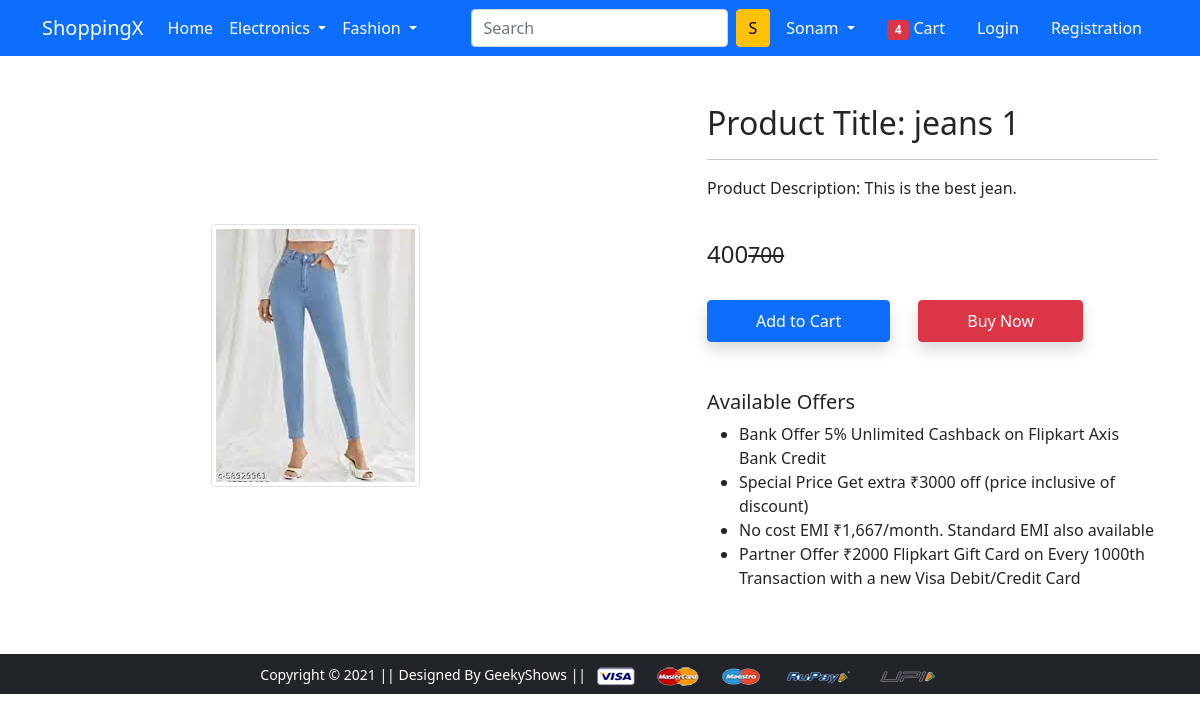
Screenshot of /product-detail/1 with the database file from the repository.
### app/models.py (models this page shows, shortened)
class Product(models.Model):
    title = models.CharField(max_length=200)
    selling_price = models.IntegerField()
    discounted_price = models.IntegerField()
    description = models.TextField()
    brand = models.CharField(max_length=100)
    category = models.CharField(choices=CATEGORY_CHOICES, max_length=2)
    product_image = models.ImageField(upload_to='productimg')

### app/views.py (the view)
# urls.py: path('product-detail/<int:pk>', views.ProductDetailView.as_view(), name='product-detail'),
class ProductDetailView(View):
 def get(self, request, pk):
  product = Product.objects.get(pk=pk)
  return render(request, 'app/productdetail.html', {'product': product})

### app/templates/app/productdetail.html (shortened to what this page needs)
{% extends 'app/base.html' %}
{% load static %}
{% block main-content %}
<div class="container my-5">
 <div class="row">
  <div class="col-sm-6 text-center align-self-center">
   <img src="{{product.product_image.url}}" alt="" class="img-fluid img-thumbnail">
  </div>
  <div class="col-sm-5 offset-sm-1">
   <h2>Product Title: {{product.title}}</h2>
   <hr>
   <p>Product Description: {{product.description}}</p> <br>
   <h4>{{product.discounted_price}}<small class="fw-light text-decoration-line-through">{{product.selling_price}}</small></h4> <br>
   <a href="{% url 'add-to-cart' %}" class="btn btn-primary shadow px-5 py-2">Add to Cart</a>
   <a href="{% url 'buy-now' %}" class="btn btn-danger shadow px-5 py-2 ms-4">Buy Now</a>
   <h5 class="mt-5">Available Offers</h5>
   <ul>
    <li>Bank Offer 5% Unlimited Cashback on Flipkart Axis Bank Credit</li>
    <li>Special Price Get extra ₹3000 off (price inclusive of discount)</li>
    <li>No cost EMI ₹1,667/month. Standard EMI also available</li>
    <li>Partner Offer ₹2000 Flipkart Gift Card on Every 1000th Transaction with a new Visa Debit/Credit Card</li>
   </ul>
  </div>
 </div>
</div>
{% endblock main-content %}

### rows the page displays
Product: product_image (picture), title "jeans 1", description "This is the best jean.", discounted_price "400", selling_price "700"
